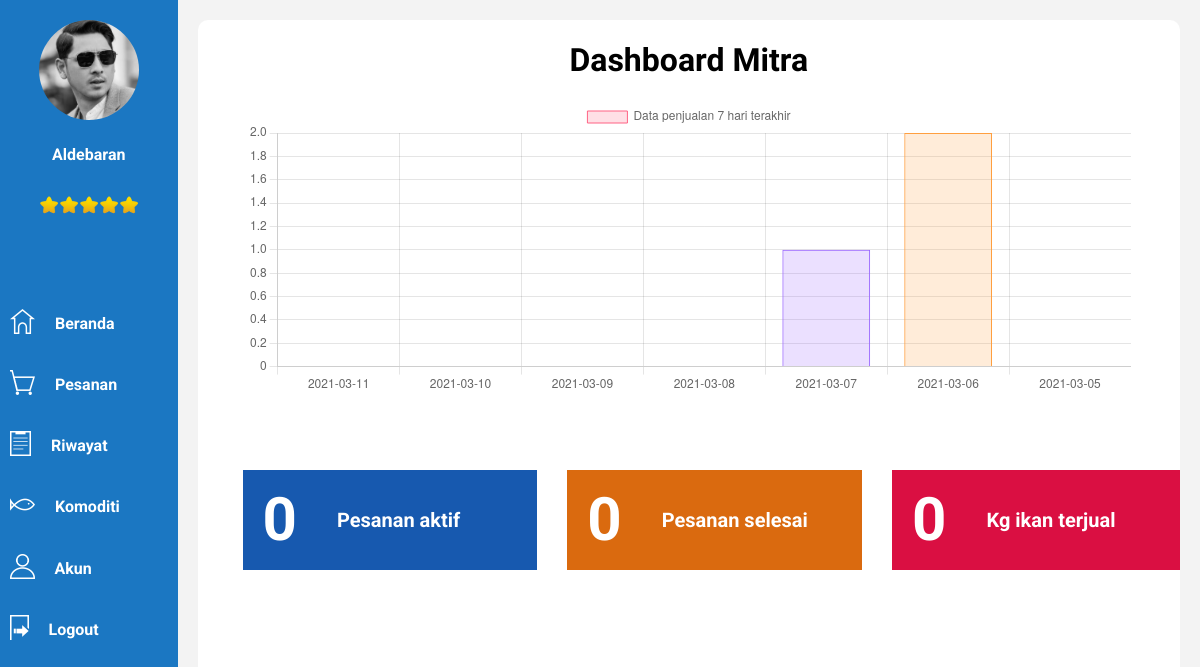
/dist/homeMitra.php (signed in), run on the app's committed database.
### tables this page shows
CREATE TABLE IF NOT EXISTS `mitra` (
  `id` int(11) NOT NULL AUTO_INCREMENT,
  `nama_usaha` varchar(150) NOT NULL DEFAULT '0',
  `nama_pemilik` varchar(50) NOT NULL DEFAULT '0',
  `alamat` text NOT NULL,
  `no_telepon` varchar(50) NOT NULL,
  `jam_operasional` varchar(50) NOT NULL,
  `email` varchar(50) NOT NULL,
  `bintang` int(11) DEFAULT '1',
  `tanggal_daftar` date DEFAULT NULL,
  `username` varchar(50) NOT NULL,
  `password` varchar(300) NOT NULL,
  `profile` varchar(50) DEFAULT NULL,
  `sampul` varchar(50) DEFAULT NULL,
  PRIMARY KEY (`id`)
);

### dist/stats.php (called while the page is built)
<?php
$idmitra=$_SESSION["idmitra"];
$arr_tanggal=[];
$arrdat=[];
for($i=0;$i<7;$i++){
    $arr_tanggal[]= $conn->hitungTanggal(-(1+$i));
    $arrdat[]=count($conn->selectData("SELECT * FROM riwayat_mitra WHERE id_mitra='$idmitra' AND tanggal='$arr_tanggal[$i]'"));
}
$datachart = [
    ["total" => "$arrdat[0]",
     "tanggal" => "$arr_tanggal[0]",
    ],
    ["total" => "$arrdat[1]",
     "tanggal" => "$arr_tanggal[1]",
    ],
    ["total" => "$arrdat[2]",
     "tanggal" => "$arr_tanggal[2]",
    ],
    ["total" => "$arrdat[3]",
    "tanggal" => "$arr_tanggal[3]",
   ],
   ["total" => "$arrdat[4]",
     "tanggal" => "$arr_tanggal[4]",
    ],
    ["total" => "$arrdat[5]",
     "tanggal" => "$arr_tanggal[5]",
    ],
    ["total" => "$arrdat[6]",
    "tanggal" => "$arr_tanggal[6]",
   ]
];
?>

### dist/homeMitra.php (the view, shortened to what this page needs)
<?php
require 'Functions.php';
require 'stats.php';
$idmitra=$_SESSION["idmitra"];
$this_date=date("Y-m-d");
$jumlah_ikan_terjual=0;
$data=$conn->selectData("SELECT * FROM mitra WHERE id='$idmitra'");
$data2=$conn->selectData("SELECT * FROM pesanan WHERE id_mitra='$idmitra'");
$data3=$conn->selectData("SELECT * FROM riwayat_mitra WHERE tanggal='$this_date'");
$bintang=$data[0]["bintang"];
?>
<!DOCTYPE html>
<html lang="en">
<head>
    <link rel="stylesheet" href="../css/homeMitra.css">
</head>
<body>
    <div class="sidebar">
        <center><img class="profile" src="../mitraimage/<?=$conn->cekGambar($data[0]['profile']);?>" height="100px" width="100px"style="margin-top: 20px;border-radius:50%;"></center>
        <center><h4 style="color:white;font-family:'Roboto',sans-serif"><?=$data[0]["nama_pemilik"]?></h4></center>
        <center><?php $conn->showStar($bintang)?></center>
        <div class="menu" style="margin-top:100px;">
            <a href=""><img src="../assets/home.png" height="25" style="float: left;margin: 10px;margin-top:5px;margin-right: 20px;"><h4>Beranda</h4></a>
            <a href="pesanan.php"><img src="../assets/keranjang.png" height="25" style="float: left;margin: 10px;margin-top:5px;margin-right: 20px;"><h4>Pesanan <?=$conn->hitungPesanan($idmitra)?></h4></a>
            <a href="riwayatMitra.php"><img src="../assets/riwayat.png" height="25" style="float: left;margin: 10px;margin-top:5px;margin-right: 20px;"><h4>Riwayat</h4></a>
            <a href="komoditi.php"><img src="../assets/komoditi.png" height="25" style="float: left;margin: 10px;margin-top:5px;margin-right: 20px;"><h4>Komoditi</h4></a>
            <a href="accountMitra.php"><img src="../assets/account.png" height="25" style="float: left;margin: 10px;margin-top:5px;margin-right: 20px;"><h4>Akun</h4></a>
            <a href="logout.php"><img src="../assets/exit.png" height="25" style="float: left;margin: 10px;margin-top:5px;margin-right: 20px;"><h4>Logout</h4></a>
        </div>
    </div>
    <div class="content">
        <center><h1>Dashboard Mitra</h1></center>
        <center><div class="wrap-chart" style="width : 90%;">
            <canvas id="lineChart" height="100" style="height: 100px;"></canvas>
        </div></center>
        <center>
            <div class="wrap">
                <div class="kotak">
                    <div class="container" style="background-color: rgb(23, 89, 175);"><h1><?= count($data2);?></h1><h3>Pesanan aktif </h3></div>
                    <div class="container" style="background-color: rgb(218, 106, 15);" ><h1><?= count($data3);?></h1><h3>Pesanan selesai</h3></div>
                    <div class="container" style="background-color: rgb(218, 15, 66);"><h1><?= $jumlah_ikan_terjual;?></h1><h3>Kg ikan terjual </h3></div>
                </div>
            </div>
        </center>
    </div>
    <script>
        var ctx = document.getElementById('lineChart').getContext('2d');
    // Line chart
    var myChart = new Chart(ctx, {
        type: 'bar',
        data: {
            labels:  ["<?= $datachart[0]["tanggal"]?>",
                        "<?= $datachart[1]["tanggal"]?>",
                        "<?= $datachart[2]["tanggal"]?>",
                        "<?= $datachart[3]["tanggal"]?>",
                        "<?= $datachart[4]["tanggal"]?>",
                        "<?= $datachart[5]["tanggal"]?>",
                        "<?= $datachart[6]["tanggal"]?>",
                    ],
            datasets: [{
                label: 'Data penjualan 7 hari terakhir',
                data: [<?= $datachart[0]["total"]?>,
                        <?= $datachart[1]["total"]?>,
                        <?= $datachart[2]["total"]?>,
                        <?= $datachart[3]["total"]?>,
                        <?= $datachart[4]["total"]?>,
                        <?= $datachart[5]["total"]?>,
                        <?= $datachart[6]["total"]?>,
                    ],
                backgroundColor: [
                    'rgba(255, 99, 132, 0.2)',
                    'rgba(54, 162, 235, 0.2)',
                    'rgba(255, 206, 86, 0.2)',
                    'rgba(75, 192, 192, 0.2)',
                    'rgba(153, 102, 255, 0.2)',
                    'rgba(255, 159, 64, 0.2)'
                ],
                borderColor: [
                    'rgba(255, 99, 132, 1)',
                    'rgba(54, 162, 235, 1)',
                    'rgba(255, 206, 86, 1)',
                    'rgba(75, 192, 192, 1)',
                    'rgba(153, 102, 255, 1)',
                    'rgba(255, 159, 64, 1)'
                ],
                borderWidth: 1
            }]
        },
        options: {
    scales: {
      xAxes: [{
        gridLines: {
          display: false
        },
        ticks: {
          maxTicksLimit:7
        }
      }],
      yAxes: [{
        ticks: {
          max: 20,
          maxTicksLimit: 5
        },
        gridLines: {
          display: true
        }
      }],
    },
    legend: {
      display: false
    }
  }
    });
    </script>
</body>
</html>

### css/homeMitra.css (style rules this page uses)
html { height: 100%; }
body { margin:0; padding:0; display: flex; flex-direction: row; height: 100%; background-color: rgb(243, 243, 243); }
.sidebar { width: 15%; height:100%; background-color: rgb(27, 119, 194); }
.content { width:83%; height:95%; margin: 20px; border-radius: 10px; background-color: rgb(255, 255, 255); overflow: scroll; overflow-x: hidden; }
.menu h4 { color:white; font-family:'Roboto',sans-serif; height: 40px; line-height: 40px; line-height: 40px; padding-left: 20px; }
.menu a:link { color: white; text-decoration: none; }
.content h1 { font-family: 'Arimo',sans-serif; }
.wrap { width : 100%; margin: 30px; display: flex; flex-wrap: wrap; flex-direction: row; }
.kotak { width: 100%; margin-top: 30px; display: flex; flex-direction: row; }
.kotak .container { width : 30%; display: flex; flex-direction: row; align-items: center; height : 100px; margin: 15px; }
.kotak .container h1 { font-size: 60px; margin: 20px; font-family: 'Roboto',sans-serif; color: white; }
.kotak .container h3 { font-size: 20px; margin: 20px; font-family: 'Roboto',sans-serif; color: white; }

### data on the page
mitra: profile (picture), nama_pemilik "Aldebaran", bintang 5 (drawn)

### other printed values
count($data2) "0"
count($data3) "0"
$jumlah_ikan_terjual "0"
chart data {{ $datachart[0]["tanggal"] }} 2021-03-11
chart data {{ $datachart[1]["tanggal"] }} 2021-03-10
chart data {{ $datachart[2]["tanggal"] }} 2021-03-09
chart data {{ $datachart[3]["tanggal"] }} 2021-03-08
